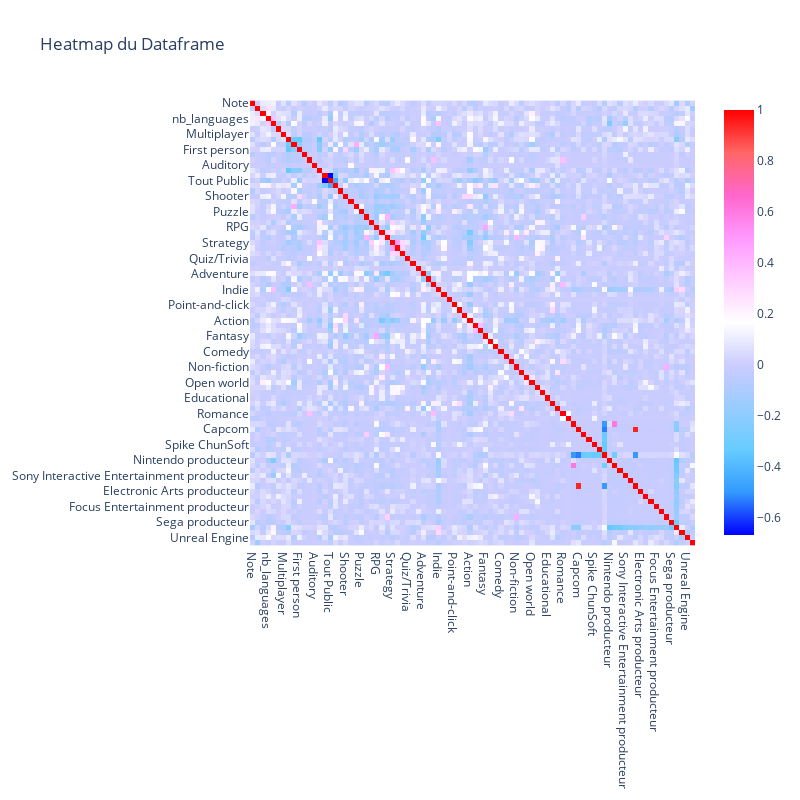

The notebook cell saved with this chart:
### Markdown cell above
Etant donné qu'on dispose de 86 variables à inclure dans notre heatmap, on ne voit pas grand chose quand on représente l'intégralité des variables sur la heatmap. Il est donc judicieux d'utiliser une autre heatmap avec laquelle on peut zoomer. Sur la heatmap suivante, tous les noms des variables ne sont pas inscrits en abscisse et ordonnées, néanmoins elles sont toutes représentées et on peut voir que toutes les corrélations entre toutes les variables sont présentes sur la heatmap en zoomant.

### Code cell
fig = px.imshow(dfheatmap.corr(), title='Heatmap du Dataframe', color_continuous_scale='Picnic', width=800, height=800)

fig.show()

### Figure 1 — Plotly figure (JSON) as saved in the notebook; plotly's stock layout.template omitted (floating-point values rounded to 4 significant figures; data arrays with more than 128 entries replaced by an {"elided": "..."} marker saying what was removed)
{"data": [{"coloraxis": "coloraxis", "hovertemplate": "x: %{x}<br>y: %{y}<br>color: %{z}<extra></extra>", "name": "0", "type": "heatmap", "x": ["Note", "Date de Sortie", "Hypes", "nb_languages", "nb_platforms", "Graphismes", "Multiplayer", "Third person", "Side view", "First person", "Virtual Reality", "Text", "Auditory", "Bird View", "16 year", "Tout Public", "18 year", "Fighting", "Shooter", "Music", "Platform", "Puzzle", "Racing", "RTS", "RPG", "Simulator", "Sport", "Strategy", "TBS", "Tactical", "Quiz/Trivia", "Hack and slash/Beat 'em up", "Pinball", "Adventure", "Arcade", "Visual Novel", "Indie", "Card & Board Game", "MOBA", "Point-and-click", "Thriller", "Science fiction", "Action", "Horror", "Survival", "Fantasy", "Historical", "Stealth", "Comedy", "Business", "Drama", "Non-fiction", "Kids", "Sandbox", "Open world", "Warfare", "4X", "Educational", "Mystery", "Party", "Romance", "Erotic", "Square Enix", "Capcom", "Milestone", "Nippon Ichi Software", "Spike ChunSoft", "Nihon Falcom", "Autre développeur", "Nintendo producteur", "Square Enix producteur", "Bandai Namco Entertainment producteur", "Sony Interactive Entertainment producteur", "Devolver Digital producteur", "Capcom producteur", "Electronic Arts producteur", "Ubisoft Entertainment producteur", "Activision producteur", "Focus Entertainment producteur", "Team17 producteur", "EA Sports producteur", "Sega producteur", "Autre producteur", "Unity", "Unreal Engine", "Franchise bool"], "xaxis": "x", "y": ["Note", "Date de Sortie", "Hypes", "nb_languages", "nb_platforms", "Graphismes", "Multiplayer", "Third person", "Side view", "First person", "Virtual Reality", "Text", "Auditory", "Bird View", "16 year", "Tout Public", "18 year", "Fighting", "Shooter", "Music", "Platform", "Puzzle", "Racing", "RTS", "RPG", "Simulator", "Sport", "Strategy", "TBS", "Tactical", "Quiz/Trivia", "Hack and slash/Beat 'em up", "Pinball", "Adventure", "Arcade", "Visual Novel", "Indie", "Card & Board Game", "MOBA", "Point-and-click", "Thriller", "Science fiction", "Action", "Horror", "Survival", "Fantasy", "Historical", "Stealth", "Comedy", "Business", "Drama", "Non-fiction", "Kids", "Sandbox", "Open world", "Warfare", "4X", "Educational", "Mystery", "Party", "Romance", "Erotic", "Square Enix", "Capcom", "Milestone", "Nippon Ichi Software", "Spike ChunSoft", "Nihon Falcom", "Autre développeur", "Nintendo producteur", "Square Enix producteur", "Bandai Namco Entertainment producteur", "Sony Interactive Entertainment producteur", "Devolver Digital producteur", "Capcom producteur", "Electronic Arts producteur", "Ubisoft Entertainment producteur", "Activision producteur", "Focus Entertainment producteur", "Team17 producteur", "EA Sports producteur", "Sega producteur", "Autre producteur", "Unity", "Unreal Engine", "Franchise bool"], "yaxis": "y", "z": {"elided": "86x86 float values"}}], "layout": {"coloraxis": {"colorscale": [[0, "rgb(0,0,255)"], [0.1, "rgb(51,153,255)"], [0.2, "rgb(102,204,255)"], [0.3, "rgb(153,204,255)"], [0.4, "rgb(204,204,255)"], [0.5, "rgb(255,255,255)"], [0.6, "rgb(255,204,255)"], [0.7, "rgb(255,153,255)"], [0.8, "rgb(255,102,204)"], [0.9, "rgb(255,102,102)"], [1, "rgb(255,0,0)"]]}, "height": 800, "title": {"text": "Heatmap du Dataframe"}, "width": 800, "xaxis": {"anchor": "y", "constrain": "domain", "domain": [0, 1], "scaleanchor": "y"}, "yaxis": {"anchor": "x", "autorange": "reversed", "constrain": "domain", "domain": [0, 1]}}}
